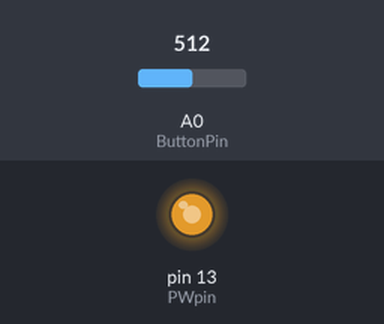
Bench run of a sketch on a simulated Arduino Leonardo, built with avr-gcc and run on an emulated ATmega32U4. Shown: output pins drawn as LEDs (lit = HIGH). Inputs (shaded band) come from the test bench; at power-on: A0 (ButtonPin) = 512.

Above: at 1.2 s.
1.3 s: A0 (ButtonPin) set to 550
At 1.8 s:
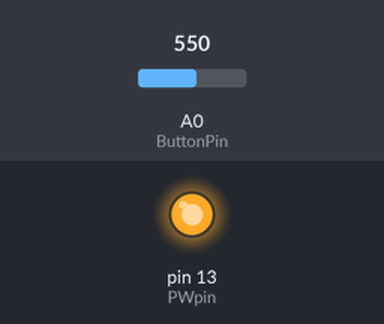
2.8 s: A0 (ButtonPin) set to 350
At 4.0 s:
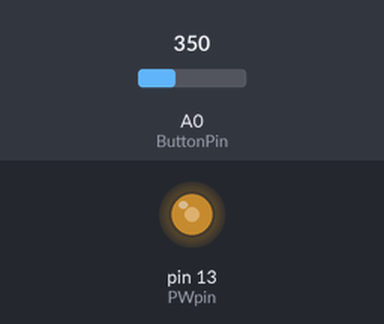
4.3 s: A0 (ButtonPin) set to 165
At 5.2 s:
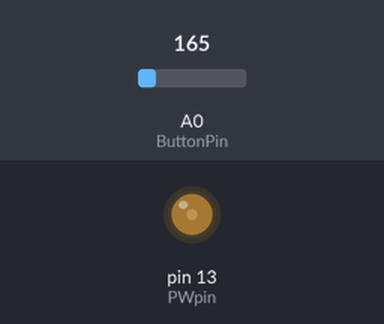
5.8 s: A0 (ButtonPin) set to 20
At 6.4 s:
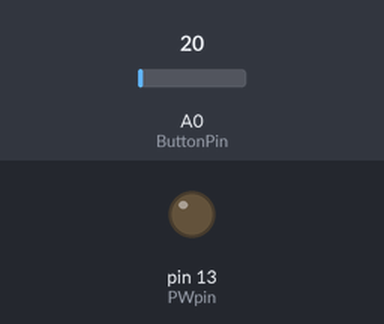
7.3 s: A0 (ButtonPin) set to 40
At 8.5 s:
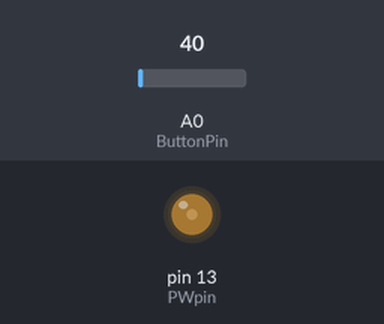
8.8 s: A0 (ButtonPin) set to 0
At 9.9 s:
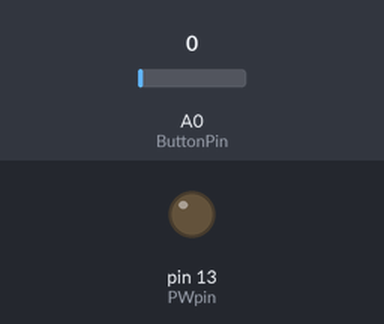
Timing chart, 0 to 11.3 s (numbered marks = the images above; inputs shaded):
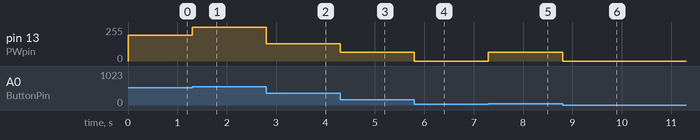

The sketch:

romeo_button_pwm.ino
```cpp
/*******************
different PWM signals based on button press
http://www.dfrobot.com/wiki/index.php/Romeo_V2-All_in_one_Controller_(R3)_(SKU:DFR0225)

has PWM on pin 13 like Leonardo


*******************/

const int PWpin = 13;
const int ButtonPin = 0;
int buttonVal = 0;


void setup() {

} // end setup()


void loop()
{
  buttonVal = analogRead(ButtonPin);

  if (buttonVal < 30){       // button 1
    analogWrite(PWpin, 0);
  }
  else if (buttonVal < 175){ // button 2
    analogWrite(PWpin, 64);
  }
  else if (buttonVal < 360){  // button 3
    analogWrite(PWpin, 128);
  }
  else if (buttonVal < 540){  // button 4
    analogWrite(PWpin, 192);
  }
  else if (buttonVal < 800){  // button 5
    analogWrite(PWpin, 255);
  }
}
```

Measured:
- after the input at 1.3 s, pin 13 (PWpin): 192/255 → 255/255 at once
- after the input at 2.8 s, pin 13 (PWpin): 255/255 → 128/255 at once
- after the input at 4.3 s, pin 13 (PWpin): 128/255 → 64/255 at once
- after the input at 5.8 s, pin 13 (PWpin): 64/255 → 0/255 at once
- after the input at 7.3 s, pin 13 (PWpin): 0/255 → 64/255 at once
- after the input at 8.8 s, pin 13 (PWpin): 64/255 → 0/255 at once
